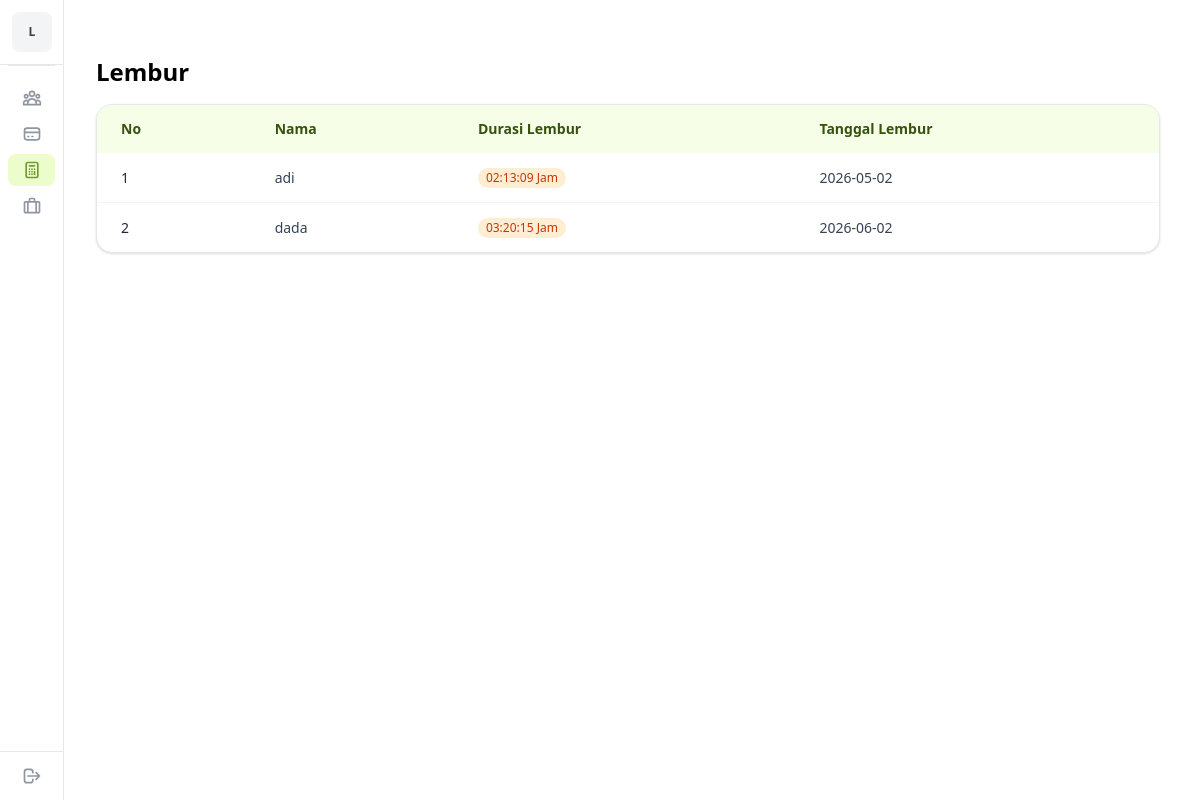
/lembur.php, run on the app's committed database.
### tables this page shows
CREATE TABLE `lembur` (
  `id_lembur` int NOT NULL,
  `durasi_lembur` time NOT NULL,
  `tanggal_lembur` date NOT NULL,
  `id_pekerja` int NOT NULL
);

CREATE TABLE `pekerja` (
  `id_pekerja` int NOT NULL,
  `nama` varchar(100) NOT NULL,
  `id_jabatan` varchar(10) NOT NULL
);

### crud/read_lembur.php (called while the page is built)
<?php
require __DIR__ . '/../config/koneksi.php';
try {
    $stmt = $koneksi->prepare("
        SELECT
            lembur.id_lembur,
            pekerja.nama,
            lembur.durasi_lembur,
            lembur.tanggal_lembur
        FROM lembur
        JOIN pekerja
        ON lembur.id_pekerja = pekerja.id_pekerja
    ");
    $stmt->execute();
    $result = $stmt->fetchAll(PDO::FETCH_ASSOC);
} catch(PDOException $e) {
    die("Error: " . $e->getMessage());
}

### component/tabel-lembur.php (the view)
<?php
require __DIR__ . "/../crud/read_lembur.php";
?>
<div class="overflow-x-auto rounded-2xl border border-gray-200 bg-white shadow-sm">
  <table class="min-w-full text-xs sm:text-sm">
    <thead class="bg-lime-50 text-lime-900">
      <tr>
        <th class="px-2 py-2 text-left font-semibold sm:px-3 sm:py-2.5 md:px-4 md:py-3 lg:px-6 lg:py-3.5">
          No
        </th>
        <th class="px-2 py-2 text-left font-semibold sm:px-3 sm:py-2.5 md:px-4 md:py-3 lg:px-6 lg:py-3.5">
          Nama
        </th>
        <th class="px-2 py-2 text-left font-semibold sm:px-3 sm:py-2.5 md:px-4 md:py-3 lg:px-6 lg:py-3.5">
          Durasi Lembur
        </th>
        <th class="px-2 py-2 text-left font-semibold sm:px-3 sm:py-2.5 md:px-4 md:py-3 lg:px-6 lg:py-3.5">
          Tanggal Lembur
        </th>
      </tr>
    </thead>
    <tbody class="divide-y divide-gray-100">
      <?php foreach ($result as $index => $item) : ?>
      <tr class="transition hover:bg-lime-50">
        <td class="px-2 py-2 sm:px-3 sm:py-2.5 md:px-4 md:py-3 lg:px-6 lg:py-3.5">
          <div class="font-medium text-gray-800">
            <?php echo $index + 1 ?>
          </div>
        </td>
        <td class="px-2 py-2 text-gray-700 sm:px-3 sm:py-2.5 md:px-4 md:py-3 lg:px-6 lg:py-3.5">
          <?php echo $item["nama"] ?>
        </td>
        <td class="px-2 py-2 text-gray-700 sm:px-3 sm:py-2.5 md:px-4 md:py-3 lg:px-6 lg:py-3.5">
          <span class="inline-block rounded-full bg-orange-100 px-2 py-0.5 text-xs font-medium text-orange-700">
            <?php echo $item["durasi_lembur"] ?> Jam
          </span>
        </td>
        <td class="px-2 py-2 text-gray-700 sm:px-3 sm:py-2.5 md:px-4 md:py-3 lg:px-6 lg:py-3.5">
          <?php echo $item["tanggal_lembur"] ?>
        </td>
      </tr>
      <?php endforeach; ?>
    </tbody>
  </table>
</div>

### data on the page
lembur: id_pekerja.nama "adi", durasi_lembur "02:13:09", tanggal_lembur "2026-05-02"
lembur: id_pekerja.nama "dada", durasi_lembur "03:20:15", tanggal_lembur "2026-06-02"
